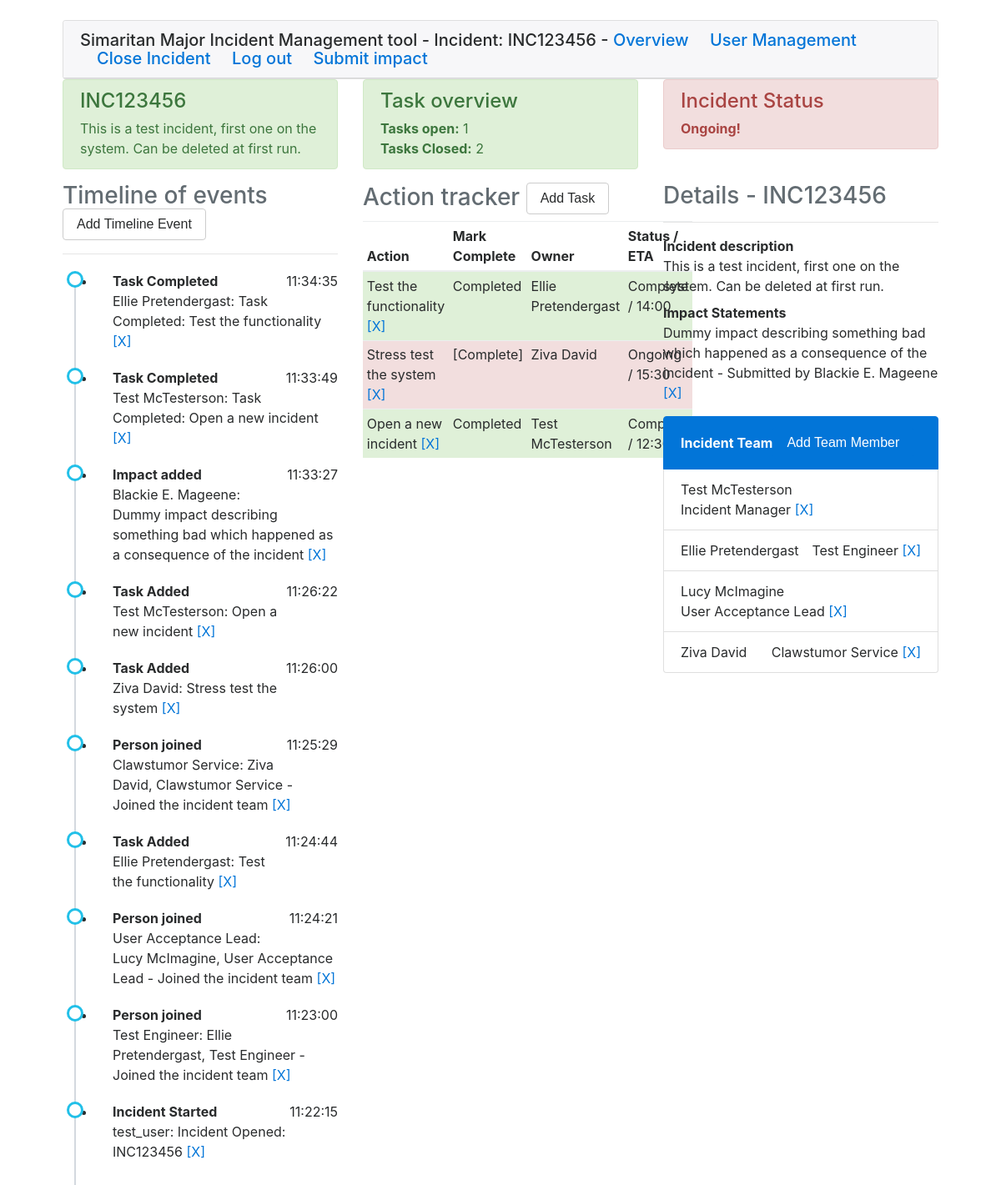
The app's page /admin/INC123456 (signed in) with its own data.
### models.py (models this page shows, shortened)
class Incident(db.Model):
    id = db.Column(db.Integer)
    incident_no = db.Column(db.String(32), primary_key=True, index=True, unique=True)
    description = db.Column(db.String(512))
    status = db.Column(db.String(32))
    inc_mgr = db.Column(db.Integer, index=True)
    start_time = db.Column(db.DateTime, index=True, default=datetime.utcnow)
    tasks = db.relationship('Task', backref='incidentno', lazy='dynamic')
    events = db.relationship('Event', backref='incidentno', lazy='dynamic')
    impactstatement = db.relationship('ImpactStatement', backref='incidentno', lazy='dynamic')
    incidentteam = db.relationship('IncMem', backref='incidentno', lazy='dynamic')

class Event(db.Model):
    id = db.Column(db.Integer, primary_key=True)
    body = db.Column(db.String(512))
    assignee = db.Column(db.String(32), index=True)
    activity = db.Column(db.String(32))
    timestamp = db.Column(db.DateTime, index=True, default=datetime.utcnow)
    incident_no = db.Column(db.String(32), db.ForeignKey('incident.incident_no'), index=True)

class Task(db.Model):
    id = db.Column(db.Integer, primary_key=True)
    incident_no = db.Column(db.String(32), db.ForeignKey('incident.incident_no'), index=True)
    body = db.Column(db.String(512))
    assignee = db.Column(db.String(32), index=True)
    eta = db.Column(db.String(32))
    status = db.Column(db.String(32))

class ImpactStatement(db.Model):
    id = db.Column(db.Integer, primary_key=True)
    incident_no = db.Column(db.String(32), db.ForeignKey('incident.incident_no'), index=True)
    body = db.Column(db.String(512))
    submitter = db.Column(db.String(32), index=True)

class IncMem(db.Model):
    id = db.Column(db.Integer, primary_key=True)
    person = db.Column(db.String(512), index=True)
    role = db.Column(db.String(32), index=True)
    incident_no = db.Column(db.String(32), db.ForeignKey('incident.incident_no'), index=True)

### simaritan/routes.py (the view, shortened to what this page needs)
@app.route('/admin/<incident>', methods=['GET', 'POST'])
@login_required
def admin(incident):
    if current_user.role != "Incident Manager":
        return render_template('notpermitted.html')
    taskform = TaskAdditionForm()
    eventform = EventAdditionForm()
    personform = PersonAdditionForm()
    inc = Incident.query.filter_by(incident_no=incident).first()
    if inc is None:
        return render_template('notfound.html', incident=incident, title='Not found!')
    impacts = ImpactStatement.query.filter_by(incident_no=incident).all()
    tasks = Task.query.filter_by(incident_no=incident).all()
    timeline = Event.query.filter_by(incident_no=incident).order_by(Event.timestamp.desc()).all()
    team = IncMem.query.filter_by(incident_no=incident).all()
    total_tasks = 0
    closed_tasks = 0
    for tsk in tasks:
        total_tasks += 1
        if tsk.status == '1':
            closed_tasks += 1
    if taskform.validate_on_submit():
        task = Task(incident_no=inc.incident_no, body=taskform.task.data, assignee=taskform.owner.data,
                    eta=taskform.eta.data, status=taskform.already_done.data)
        event = Event(body=taskform.task.data, assignee=taskform.owner.data, activity='Task Added',
                      incident_no=inc.incident_no)
        db.session.add(task)
        db.session.add(event)
        db.session.commit()
        return redirect('/admin/{}'.format(incident))
    elif eventform.validate_on_submit():
        event = Event(body=eventform.event.data, assignee=eventform.owner.data, activity=eventform.activity_type.data,
                      incident_no=inc.incident_no)
        db.session.add(event)
        db.session.commit()
        return redirect('/admin/{}'.format(incident))
    else:
        return render_template('admin.html', title='Admin Section for {}'.format(inc.incident_no), taskf=taskform,
                               eventf=eventform, teamf=personform, tasks=tasks, impacts=impacts, inc=inc,
                               team=team, timeline=timeline, admin=True, total_tasks=total_tasks, ctasks= closed_tasks)

### models.py (called while the page is built)
@login.user_loader
def load_user(id):
    return User.query.get(int(id))

### simaritan/templates/admin.html
{% extends "base.html" %}
{% block body %}
		<div class="row">
			<div class="col-md-12">
				<div class="row">
					{% include "components/header-row.html" %}
				</div>
				<div class="row">
					<div class="col-md-4">
						{% include "components/timeline.html" %}
					</div>
					<div class="col-md-4">
						{% include "components/actions.html" %}
					</div>
					<div class="col-md-4">
						{% include "components/incdetails.html" %}
						{% include "components/team.html" %}
					</div>
				</div>
			</div>
		</div>
	</div>
{% endblock %}

### simaritan/templates/base.html (shortened to what this page needs)
<!DOCTYPE html>
<html lang="en">
  <head>
	<link rel="stylesheet" href="{{ url_for('static', filename='css/bootstrap.min.css') }}">
    <link rel="stylesheet" href="{{ url_for('static', filename='css/style.css') }}">
  </head>
  <body>
	<div class="container-fluid">
		<div class="row">
			<div class="col-md-12">
                    <div class="card">
                        <h5 class="card-header">Simaritan Major Incident Management tool -
                            {% if inc %}
                                Incident: {{ inc.incident_no }} -
                            {% endif %}
                             {% if current_user.is_authenticated %}
                                    <a class="card-link" href="{{ url_for('overview') }}" role="button">Overview</a>
                                    {% if current_user.role == "Incident Manager" %}
                                        <a class="card-link" href="{{ url_for('userManagement') }}" role="button">User Management</a>
                                        {% if inc %}
                                            <a class="card-link" href="{{ url_for('closeinc', incident=inc.incident_no) }}" role="button">Close Incident</a>
                                        {% endif %}
                                    {% endif %}
                                        <a class="card-link" href="{{ url_for('logout') }}" role="button">Log out</a>
                                {% endif %}
                                {% if inc %}
                                    <a class="card-link" href="{{ url_for('submitimpact', incident=inc.incident_no) }}" role="button">Submit impact</a>
                                {% endif %}
                        </h5>
                    </div>
            </div>
		</div>
  {% block body %}{% endblock %}
  </body>
</html>

### simaritan/templates/components/header-row.html
<div class="col-md-4">
	<div class="alert alert-success alert-dismissable">
		<h4>
			{{inc.incident_no}}
		</h4> {{inc.description}}
	</div>
</div>
<div class="col-md-4">
	<div class="alert alert-success alert-dismissable">
		<h4>
			Task overview
		</h4>
		<strong>Tasks open:</strong> {{ total_tasks - ctasks }}<br/>
		<strong>Tasks Closed:</strong> {{ ctasks }}
	</div>
</div>
<div class="col-md-4">
	{% if inc.status == 'open' %}
	<div class="alert alert-success alert-danger">
		<h4>
			Incident Status
		</h4> <strong>Ongoing!</strong>
	</div>
	{% else %}
		<div class="alert alert-success alert-dismissable">
		<h4>
			Incident Status
		</h4> <strong>Resolved!</strong>
	</div>
	{% endif %}
</div>

### simaritan/templates/components/timeline.html (shortened to what this page needs)
<h3 class="text-left text-muted">
	Timeline of events
		{% if admin %}
		<button type="button" class="btn btn-secondary" data-toggle="modal" data-target="#addEventModal">
			Add Timeline Event
		</button>
		{% endif %}
</h3>
<hr />
<ul class="timeline">
	{% for tl in timeline %}
		<li>
			<strong>{{ tl.activity }}</strong>
			<p class="float-right">{{tl.timestamp.strftime('%X')}}</p>
			<p>{{ tl.assignee }}: {{ tl.body }}
				{% if current_user.role == 'Incident Manager' %}
				<a href="/remove/{{ inc.incident_no }}/event/{{ tl.id }}">[X]</a>
				{% endif %}
			</p>
		</li>
	{% endfor %}
</ul>

### simaritan/templates/components/actions.html (shortened to what this page needs)
<h3 class="text-left text-muted">
	Action tracker
	{% if admin %}
		<button type="button" class="btn btn-secondary" data-toggle="modal" data-target="#addTaskModal">
  			Add Task
		</button>
	{% endif %}
</h3>
<table class="table table-striped table-hover table-sm">
	<thead>
		<tr>
			<th>
				Action
			</th>
			{% if current_user.is_authenticated %}
			<th>
				Mark Complete
			</th>
			{% endif %}
			<th>
				Owner
			</th>
			<th>
				Status / ETA
			</th>
		</tr>
    </thead>
    <tbody>
		{% for task in tasks %}
				{% if task.status == '1' %}
        	<tr class="table-success">
   	    	 	{% else %}
	    	<tr class="table-danger">
   	    	 	{% endif %}
	    		<td>
	    			{{ task.body }}
					{% if current_user.role == 'Incident Manager' %}
					<a href="/remove/{{ inc.incident_no }}/task/{{ task.id }}">[X]</a>
					{% endif %}
	    		</td>
			{% if current_user.is_authenticated %}
				<td>
					{% if task.status == '1' %}
					Completed
					{% else %}
					<form method="post" action="../update/completetask">
						<a onclick="this.parentNode.submit();">[Complete]</a>
					</form>
					{% endif %}
				</td>
			{% endif %}
	    		<td>
	    			{{ task.assignee }}
	    		</td>
	    		<td>
					{% if task.status == 'Complete' %}
						Complete
					{% elif task.status == '1' %}
	    				Complete
					{% else %}
						Ongoing
					{% endif %} / {{ task.eta }}
	    		</td>
	    	</tr>
    	{% endfor %}
    </tbody>
</table>

### simaritan/templates/components/incdetails.html
<h3 class="text-left text-muted">
	Details - {{ inc.incident_no }}
</h3>
<hr />
<dl>
	<dt>
		Incident description
	</dt>
	<dd>
		{{ inc.description }}
	</dd>
	<dt>
		Impact Statements
	</dt>
	{% for statement in impacts %}
	<dd>
		{{ statement.body }} - Submitted by {{statement.submitter }}
		{% if current_user.role == 'Incident Manager' %}
		<a href="/remove/{{ inc.incident_no }}/impact/{{ statement.id }}">[X]</a>
		{% endif %}
	</dd>
	{% endfor %}
</dl>

### simaritan/templates/components/team.html (shortened to what this page needs)
<div class="list-group">
	<strong href="#" class="list-group-item list-group-item-action active">
		Incident Team
			{% if admin %}
			<button type="button" class="btn btn-primary" data-toggle="modal" data-target="#addMemberModal">
  			Add Team Member
			</button>
		{% endif %}
	</strong>
	{% for member in team %}
		<div class="list-group-item justify-content-between">
			{{ member.person }}
			<span class="">{{ member.role }} {% if current_user.role == 'Incident Manager' %}
			<a href="/remove/{{ inc.incident_no }}/mem/{{ member.id }}">[X]</a>
			{% endif %}</span>
		</div>
	{% endfor %}
</div>

### simaritan/static/css/style.css (style rules this page uses)
ul.timeline:before { content: ' '; background: #d4d9df; display: inline-block; position: absolute; left: 29px; width: 2px; height: 100%; z-index: 400; }
ul.timeline > li { margin: 20px 0; padding-left: 20px; }
ul.timeline > li:before { content: ' '; background: white; display: inline-block; position: absolute; border-radius: 50%; border: 3px solid #22c0e8; left: 20px; width: 20px; height: 20px; z-index: 400; }

### records on screen
Incident: incident_no "INC123456", description "This is a test incident, first one on the system. Can be deleted at first run."
Event: activity "Task Completed", timestamp "11:34:35", assignee "Ellie Pretendergast", body "Task Completed: Test the functionality"
Event: activity "Task Completed", timestamp "11:33:49", assignee "Test McTesterson", body "Task Completed: Open a new incident"
Event: activity "Impact added", timestamp "11:33:27", assignee "Blackie E. Mageene", body "Dummy impact describing something bad which happened as a consequence of the incident"
Event: activity "Task Added", timestamp "11:26:22", assignee "Test McTesterson", body "Open a new incident"
Event: activity "Task Added", timestamp "11:26:00", assignee "Ziva David", body "Stress test the system"
Event: activity "Person joined", timestamp "11:25:29", assignee "Clawstumor Service", body "Ziva David, Clawstumor Service - Joined the incident team"
Event: activity "Task Added", timestamp "11:24:44", assignee "Ellie Pretendergast", body "Test the functionality"
Event: activity "Person joined", timestamp "11:24:21", assignee "User Acceptance Lead", body "Lucy McImagine, User Acceptance Lead - Joined the incident team"
Event: activity "Person joined", timestamp "11:23:00", assignee "Test Engineer", body "Ellie Pretendergast, Test Engineer - Joined the incident team"
Event: activity "Incident Started", timestamp "11:22:15", assignee "test_user", body "Incident Opened: INC123456"
Task: body "Test the functionality", status "Completed", assignee "Ellie Pretendergast", eta "14:00"
Task: body "Stress test the system", assignee "Ziva David", status "Ongoing", eta "15:30"
Task: body "Open a new incident", status "Completed", assignee "Test McTesterson", eta "12:30"
ImpactStatement: body "Dummy impact describing something bad which happened as a consequence of the incident", submitter "Blackie E. Mageene"
IncMem: person "Test McTesterson", role "Incident Manager"
IncMem: person "Ellie Pretendergast", role "Test Engineer"
IncMem: person "Lucy McImagine", role "User Acceptance Lead"
IncMem: person "Ziva David", role "Clawstumor Service"

### other values on screen
{{ total_tasks - ctasks }} "1"
{{ ctasks }} "2"
